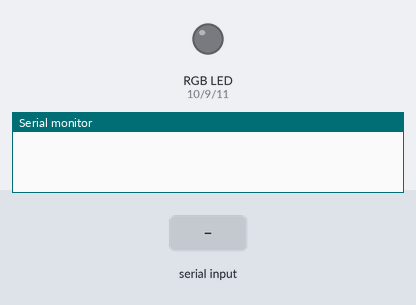
Bench run of a sketch on a simulated Arduino Uno, built with avr-gcc and run on an emulated ATmega328P. Shown: an RGB LED mixed from three pins (HIGH = lit), the last lines printed to the serial monitor. The inputs (shaded band) are chosen by the test bench.

Above: at 1.3 s.
1.4 s: "90,45,200\n" received over Serial
At 1.55 s:
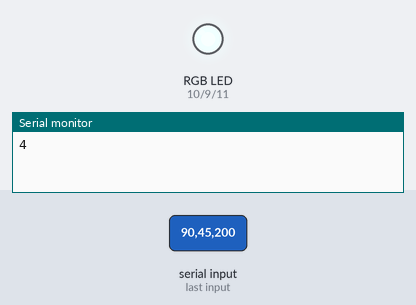
At 2.45 s:
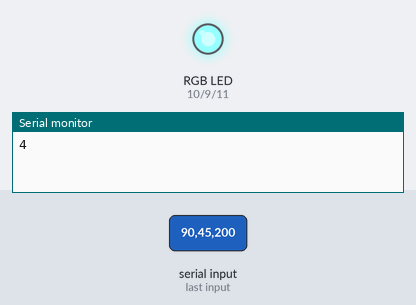
Timing chart, 0 to 21.2 s (numbered marks = the images above; inputs shaded):
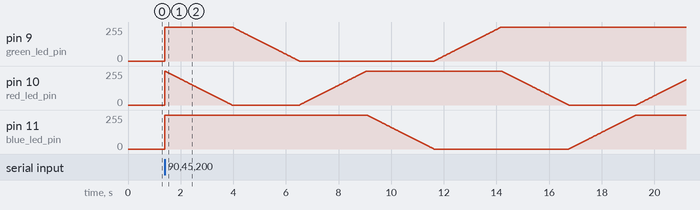

The sketch:

bleled.ino
```cpp
//BLE LED Controller
//9-12-20
//Created by Trip Phillips

//LED Pins
const int green_led_pin = 9;
const int red_led_pin = 10;
const int blue_led_pin = 11;

//RGB Colors
const int rgb_white[3] = {255,255,255};
const int rgb_red[3] = {255,0,0};
const int rgb_blue[3] = {0,0,255};
const int rgb_green[3] = {0,255,0};
const int rgb_yellow[3] = {255,255,0};
const int rgb_cyan[3] = {0,255,255};
const int rgb_magenta[3] = {255,0,255};
const int off[3] = {0,0,0};

void setLedColor(const int rgb[3]) {
  analogWrite(green_led_pin, rgb[1]);
  analogWrite(red_led_pin, rgb[0]);
  analogWrite(blue_led_pin, rgb[2]);
}

void flashRGBSpectrum() {
  setLedColor(rgb_cyan);
  Serial.write("4");
  delay(500);
  setLedColor(rgb_blue);
  Serial.write("3");
  delay(500);
  setLedColor(rgb_magenta);
  Serial.write("5");
  delay(500);
  setLedColor(rgb_red);
  Serial.write("1");
  delay(500);
  setLedColor(rgb_yellow);
  Serial.write("6");
  delay(500);
  setLedColor(rgb_green);
  Serial.write("2");
  delay(500);
  setLedColor(rgb_cyan);
  Serial.write("4");
  delay(500);
  setLedColor(rgb_white);
  Serial.write("7");
  delay(500);
}

void fadeInOutRGBSpectrum() {

  int led_color[3] = {255,255,255};
  setLedColor(led_color);
  Serial.write("4");
  while (led_color[0] > 0) //to cyan - remove red
  {
    led_color[0] -= 1;
    setLedColor(led_color);
    delay(10);
  }
  Serial.write("3");
  while (led_color[1] > 0) //to blue - remove green
  {
    led_color[1] -= 1;
    setLedColor(led_color);
    delay(10);
  }
  Serial.write("5");
  while (led_color[0] < 255) //to magenta - add red
  {
    led_color[0] += 1;
    setLedColor(led_color);
    delay(10);
  }
  Serial.write("1");
  while (led_color[2] > 0) //to red - remove blue
  {
    led_color[2] -= 1;
    setLedColor(led_color);
    delay(10);
  }
  Serial.write("6");
  while (led_color[1] < 255) //to yellow - add green
  {
    led_color[1] += 1;
    setLedColor(led_color);
    delay(10);
  }
  Serial.write("2");
  while (led_color[0] > 0) //to green - remove red
  {
    led_color[0] -= 1;
    setLedColor(led_color);
    delay(10);
  }
  Serial.write("4");
  while (led_color[2] < 255) //to cyan - add blue
  {
    led_color[2] += 1;
    setLedColor(led_color);
    delay(10);
  }
  Serial.write("7");
  while (led_color[0] < 255) //to white - add red
  {
    led_color[0] += 1;
    setLedColor(led_color);
    delay(10);
  }
  delay(2000);
}

void setup() {
  Serial.begin(9600);
  delay(100);
}
String totalVal = "";

void loop() {
  char val = Serial.read();
  if (int(val) != -1) {
    totalVal += val;
    if (totalVal.toInt() == 0) {
      setLedColor(off);
      Serial.write("0");
    }
    setLedColor(off);
    if (totalVal.toInt() == 1) {
      setLedColor(rgb_red);
      Serial.write("1");
    } else
    if (totalVal.toInt() == 2) {
      setLedColor(rgb_green);
      Serial.write("2");
    } else
    if (totalVal.toInt() == 3) {
      setLedColor(rgb_blue);
      Serial.write("3");
    } else
    if (totalVal.toInt() == 4) {
      setLedColor(rgb_cyan);
      Serial.write("4");
    } else
    if (totalVal.toInt() == 5) {
      setLedColor(rgb_magenta);
      Serial.write("5");
    } else
    if (totalVal.toInt() == 6) {
      setLedColor(rgb_yellow);
      Serial.write("6");
    } else
    if (totalVal.toInt() == 7) {
      setLedColor(rgb_white);
      Serial.write("7");
    } else
    if (totalVal.toInt() == 8) {
      flashRGBSpectrum();
      Serial.write("8");
    } else
    if (totalVal.toInt() == 9) {
      fadeInOutRGBSpectrum();
      Serial.write("9");
    }
    totalVal = "";
  }
}
```
